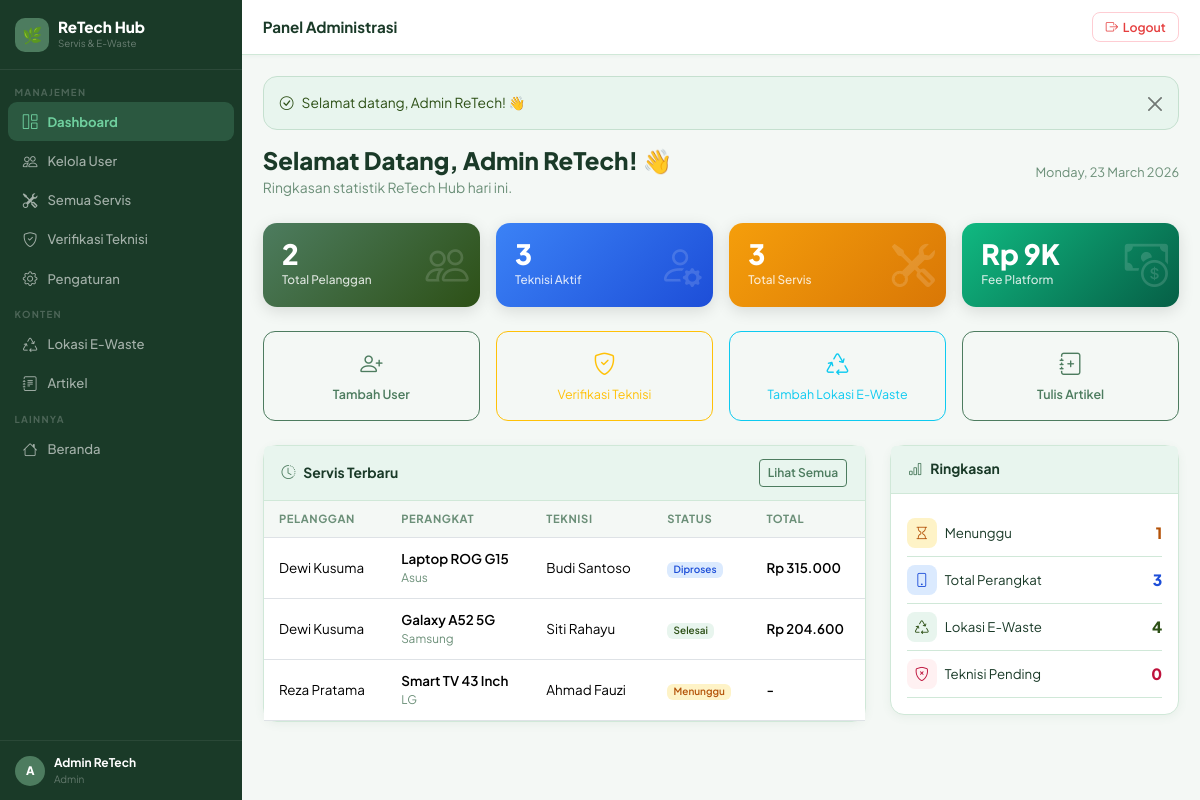
Page /admin/dashboard.php (signed in) on the committed database.
### tables this page shows
CREATE TABLE IF NOT EXISTS users (
    id INT AUTO_INCREMENT PRIMARY KEY,
    name VARCHAR(255) NOT NULL,
    email VARCHAR(255) UNIQUE NOT NULL,
    password VARCHAR(255) NOT NULL,
    role ENUM('user','technician','admin') DEFAULT 'user',
    phone VARCHAR(20) NULL,
    address TEXT NULL,
    latitude DECIMAL(10,7) NULL,    
    longitude DECIMAL(10,7) NULL,
    created_at TIMESTAMP DEFAULT CURRENT_TIMESTAMP,
    updated_at TIMESTAMP DEFAULT CURRENT_TIMESTAMP ON UPDATE CURRENT_TIMESTAMP
);

CREATE TABLE IF NOT EXISTS service_requests (
    id INT AUTO_INCREMENT PRIMARY KEY,
    device_id INT NOT NULL,
    technician_id INT NULL,
    complaint TEXT NOT NULL,
    diagnosis TEXT NULL,
    service_date DATE NOT NULL,
    service_type ENUM('home_visit','bring_in') DEFAULT 'bring_in',
    status ENUM('menunggu','diproses','selesai','tidak_bisa_diperbaiki') DEFAULT 'menunggu',
     
    customer_address TEXT NULL,            
    customer_lat DECIMAL(10,7) NULL,
    customer_lng DECIMAL(10,7) NULL,
    distance_km DECIMAL(6,2) NULL,         
     
    service_cost DECIMAL(10,2) NULL,       
    transport_fee DECIMAL(10,2) DEFAULT 0, 
    app_fee DECIMAL(10,2) DEFAULT 0,       
    total_cost DECIMAL(10,2) NULL,         
    cost DECIMAL(10,2) NULL,               
    notes TEXT NULL,
    payment_method VARCHAR(50) DEFAULT 'COD',
     
    warranty_days INT DEFAULT 0,
    warranty_notes VARCHAR(255) NULL,
    warranty_until DATE NULL,
     
    rating_by_user TINYINT NULL,
    rating_note VARCHAR(255) NULL,
    created_at TIMESTAMP DEFAULT CURRENT_TIMESTAMP,
    updated_at TIMESTAMP DEFAULT CURRENT_TIMESTAMP ON UPDATE CURRENT_TIMESTAMP,
    FOREIGN KEY (device_id) REFERENCES devices(id) ON DELETE CASCADE,
    FOREIGN KEY (technician_id) REFERENCES technicians(id) ON DELETE SET NULL
);

CREATE TABLE IF NOT EXISTS devices (
    id INT AUTO_INCREMENT PRIMARY KEY,
    user_id INT NOT NULL,
    device_name VARCHAR(255) NOT NULL,
    device_type VARCHAR(100) NOT NULL,
    brand VARCHAR(100) NOT NULL,
    purchase_year YEAR NULL,
    description TEXT NULL,
    created_at TIMESTAMP DEFAULT CURRENT_TIMESTAMP,
    updated_at TIMESTAMP DEFAULT CURRENT_TIMESTAMP ON UPDATE CURRENT_TIMESTAMP,
    FOREIGN KEY (user_id) REFERENCES users(id) ON DELETE CASCADE
);

### admin/dashboard.php (the view, shortened to what this page needs)
<?php
require_once __DIR__ . '/../includes/functions.php';
require_once __DIR__ . '/../includes/layout.php';
$pdo = getDB();
$stats = [
    'users'       => $pdo->query("SELECT COUNT(*) FROM users WHERE role='user'")->fetchColumn(),
    'technicians' => $pdo->query("SELECT COUNT(*) FROM technicians WHERE is_verified=1")->fetchColumn(),
    'pending_tech'=> $pdo->query("SELECT COUNT(*) FROM technicians WHERE is_verified=0")->fetchColumn(),
    'services'    => $pdo->query("SELECT COUNT(*) FROM service_requests")->fetchColumn(),
    'pending_srv' => $pdo->query("SELECT COUNT(*) FROM service_requests WHERE status='menunggu'")->fetchColumn(),
    'devices'     => $pdo->query("SELECT COUNT(*) FROM devices")->fetchColumn(),
    'ewaste'      => $pdo->query("SELECT COUNT(*) FROM e_waste_locations")->fetchColumn(),
    'revenue'     => $pdo->query("SELECT COALESCE(SUM(app_fee),0) FROM service_requests WHERE status='selesai'")->fetchColumn(),
];
$recentServices = $pdo->query("
    SELECT sr.*, d.device_name, d.brand, u.name AS customer_name, u2.name AS tech_name
    FROM service_requests sr
    JOIN devices d ON sr.device_id = d.id
    JOIN users u ON d.user_id = u.id
    LEFT JOIN technicians t ON sr.technician_id = t.id
    LEFT JOIN users u2 ON t.user_id = u2.id
    ORDER BY sr.created_at DESC LIMIT 6
")->fetchAll();
pageHeader('Admin Dashboard', 'Panel Administrasi');
?>
<div class="d-flex justify-content-between align-items-center mb-4">
    <div>
        <h4 style="font-weight:800;color:var(--txt);margin-bottom:.15rem;">Selamat Datang, <?= e($pdo->query("SELECT name FROM users WHERE id={$_SESSION['user_id']}")->fetchColumn()) ?>! 👋</h4>
        <p style="color:var(--muted);font-size:.87rem;margin:0;">Ringkasan statistik ReTech Hub hari ini.</p>
    </div>
    <div style="font-size:.8rem;color:var(--muted);"><?= date('l, d F Y') ?></div>
</div>
<div class="row g-3 mb-4">
    <div class="col-6 col-xl-3">
        <div class="stat-card" style="background:linear-gradient(135deg,#4D7C5F,#2D5016)">
            <div class="num"><?= $stats['users'] ?></div>
            <div class="lbl">Total Pelanggan</div>
            <i class="bi bi-people ico"></i>
        </div>
    </div>
    <div class="col-6 col-xl-3">
        <div class="stat-card" style="background:linear-gradient(135deg,#3B82F6,#1D4ED8)">
            <div class="num"><?= $stats['technicians'] ?></div>
            <div class="lbl">Teknisi Aktif</div>
            <i class="bi bi-person-gear ico"></i>
        </div>
    </div>
    <div class="col-6 col-xl-3">
        <div class="stat-card" style="background:linear-gradient(135deg,#F59E0B,#D97706)">
            <div class="num"><?= $stats['services'] ?></div>
            <div class="lbl">Total Servis</div>
            <i class="bi bi-tools ico"></i>
        </div>
    </div>
    <div class="col-6 col-xl-3">
        <div class="stat-card" style="background:linear-gradient(135deg,#10B981,#065F46)">
            <div class="num">Rp <?= number_format($stats['revenue']/1000,0,',','.') ?>K</div>
            <div class="lbl">Fee Platform</div>
            <i class="bi bi-cash-coin ico"></i>
        </div>
    </div>
</div>
<div class="row g-3 mb-4">
    <?php
    $actions = [
        ['admin/users/create.php',        'Tambah User',          'person-plus',   'success'],
        ['admin/technician_verify.php',   'Verifikasi Teknisi',   'shield-check',  'warning'],
        ['admin/ewaste/create.php',        'Tambah Lokasi E-Waste','recycle',       'info'],
        ['admin/articles/create.php',      'Tulis Artikel',        'journal-plus',  'primary'],
    ];
    foreach ($actions as [$url,$lbl,$ico,$col]):
    ?>
    <div class="col-6 col-md-3">
        <a href="<?= BASE_URL ?>/<?= $url ?>" class="btn btn-outline-<?= $col ?> w-100 py-3 d-flex flex-column align-items-center gap-1" style="border-radius:12px;text-decoration:none;">
            <i class="bi bi-<?= $ico ?>" style="font-size:1.4rem;"></i>
            <span style="font-size:.78rem;"><?= $lbl ?></span>
        </a>
    </div>
    <?php endforeach; ?>
</div>
<div class="row g-4">
    <div class="col-lg-8">
        <div class="card">
            <div class="card-header d-flex justify-content-between align-items-center" style="background:var(--sage-lt,#E8F5EE);">
                <span><i class="bi bi-clock-history me-2" style="color:var(--sage,#4D7C5F)"></i>Servis Terbaru</span>
                <a href="<?= BASE_URL ?>/admin/services.php" class="btn btn-sm btn-outline-success" style="font-size:.75rem;">Lihat Semua</a>
            </div>
            <div class="table-responsive">
                <table class="table mb-0">
                    <thead>
                        <tr><th>Pelanggan</th><th>Perangkat</th><th>Teknisi</th><th>Status</th><th>Total</th></tr>
                    </thead>
                    <tbody>
                    <?php if (empty($recentServices)): ?>
                        <tr><td colspan="5" class="text-center py-3" style="color:var(--muted,#6B8F78);">Belum ada data servis.</td></tr>
                    <?php else: foreach ($recentServices as $s): ?>
                        <tr>
                            <td style="font-size:.84rem;"><?= e($s['customer_name'] ?? '-') ?></td>
                            <td>
                                <div style="font-size:.84rem;font-weight:600;"><?= e($s['device_name'] ?? '-') ?></div>
                                <div style="font-size:.74rem;color:var(--muted,#6B8F78);"><?= e($s['brand'] ?? '') ?></div>
                            </td>
                            <td style="font-size:.84rem;"><?= e($s['tech_name'] ?? '-') ?></td>
                            <td><span class="badge bg-<?= statusBadge($s['status']) ?>"><?= statusLabel($s['status']) ?></span></td>
                            <td style="font-size:.83rem;font-weight:600;">
                                <?= $s['total_cost'] ? rupiah($s['total_cost']) : '-' ?>
                            </td>
                        </tr>
                    <?php endforeach; endif; ?>
                    </tbody>
                </table>
            </div>
        </div>
    </div>
    <div class="col-lg-4">
        <div class="card mb-3">
            <div class="card-header" style="background:var(--sage-lt,#E8F5EE);">
                <i class="bi bi-bar-chart me-2" style="color:var(--sage,#4D7C5F)"></i>Ringkasan
            </div>
            <div class="card-body p-3">
                <?php
                $miniStats = [
                    ['bi-hourglass','Menunggu',           $stats['pending_srv'], '#FEF3C7','#B45309'],
                    ['bi-phone',   'Total Perangkat',      $stats['devices'],     '#DBEAFE','#1D4ED8'],
                    ['bi-recycle', 'Lokasi E-Waste',       $stats['ewaste'],      '#E8F5EE','#2D5016'],
                    ['bi-shield-x','Teknisi Pending',      $stats['pending_tech'],'#FFF1F2','#BE123C'],
                ];
                foreach ($miniStats as [$ico,$lbl,$val,$bg,$clr]):
                ?>
                <div class="d-flex align-items-center justify-content-between py-2" style="border-bottom:1px solid var(--border,#D0E8D8);">
                    <div class="d-flex align-items-center gap-2">
                        <div style="width:30px;height:30px;background:<?= $bg ?>;border-radius:8px;display:flex;align-items:center;justify-content:center;">
                            <i class="bi <?= $ico ?>" style="color:<?= $clr ?>;font-size:.88rem;"></i>
                        </div>
                        <span style="font-size:.83rem;color:var(--txt,#1A3A28);"><?= $lbl ?></span>
                    </div>
                    <span style="font-weight:800;color:<?= $clr ?>;font-size:.97rem;"><?= $val ?></span>
                </div>
                <?php endforeach; ?>
            </div>
        </div>
    </div>
</div>
<?php pageFooter(); ?>

### includes/layout.php (shortened to what this page needs)
<?php
function pageHeader(string $title = 'Dashboard', string $pageTitle = ''): void {
    $user   = currentUser();
    $role   = $_SESSION['user_role'] ?? '';
    $active = $_SERVER['PHP_SELF'];
    $base   = BASE_URL;
?>
<!DOCTYPE html>
<html lang="id">
<head>
    <link href="https://cdn.jsdelivr.net/npm/bootstrap@5.3.2/dist/css/bootstrap.min.css" rel="stylesheet">
    <link href="https://cdn.jsdelivr.net/npm/bootstrap-icons@1.11.3/font/bootstrap-icons.min.css" rel="stylesheet">
</head>
<body>
<aside class="sidebar" id="sidebar">
    <div class="sb-brand">
        <div class="lbox">🌿</div>
        <div>
            <div class="bname">ReTech Hub</div>
            <div class="bsub">Servis &amp; E-Waste</div>
        </div>
    </div>
    <nav class="sb-nav">
        <?php if ($role === 'admin'): ?>
            <div class="sb-sec">Manajemen</div>
            <a href="<?= $base ?>/admin/dashboard.php" <?= str_contains($active,'admin/dashboard') ? 'class="active"' : '' ?>><i class="bi bi-grid-1x2"></i> Dashboard</a>
            <a href="<?= $base ?>/admin/users/index.php" <?= str_contains($active,'admin/users') ? 'class="active"' : '' ?>><i class="bi bi-people"></i> Kelola User</a>
            <a href="<?= $base ?>/admin/services.php" <?= str_contains($active,'admin/services') ? 'class="active"' : '' ?>><i class="bi bi-tools"></i> Semua Servis</a>
            <a href="<?= $base ?>/admin/technician_verify.php" <?= str_contains($active,'technician_verify') ? 'class="active"' : '' ?>><i class="bi bi-shield-check"></i> Verifikasi Teknisi</a>
            <a href="<?= $base ?>/admin/settings.php" <?= str_contains($active,'admin/settings') ? 'class="active"' : '' ?>><i class="bi bi-gear"></i> Pengaturan</a>
            <div class="sb-sec">Konten</div>
            <a href="<?= $base ?>/admin/ewaste/index.php" <?= str_contains($active,'admin/ewaste') ? 'class="active"' : '' ?>><i class="bi bi-recycle"></i> Lokasi E-Waste</a>
            <a href="<?= $base ?>/admin/articles/index.php" <?= str_contains($active,'admin/articles') ? 'class="active"' : '' ?>><i class="bi bi-journal-text"></i> Artikel</a>
        <?php endif; ?>
        <div class="sb-sec">Lainnya</div>
        <a href="<?= $base ?>/index.php"><i class="bi bi-house"></i> Beranda</a>
    </nav>
    <?php if ($user): ?>
    <div class="sb-user">
        <div class="av"><?= strtoupper(substr($user['name'] ?? 'U', 0, 1)) ?></div>
        <div>
            <div class="un"><?= htmlspecialchars($user['name'] ?? '') ?></div>
            <div class="ur"><?= ucfirst($role) ?></div>
        </div>
    </div>
    <?php endif; ?>
</aside>
<div class="main">
    <div class="topbar">
        <div class="d-flex align-items-center gap-2">
            <span class="ptitle"><?= htmlspecialchars($pageTitle ?: $title) ?></span>
        </div>
        <form method="POST" action="<?= $base ?>/logout.php" class="m-0">
            <button type="submit" class="btn-lo">
                <i class="bi bi-box-arrow-right"></i> Logout
            </button>
        </form>
    </div>
    <div class="page-body">
<?php
}
function pageFooter(): void {
    echo '</div></div>';
    echo '</body></html>';
}

### rows in the picture
users: name "A", name "Admin ReTech"
service_requests: users.name "Dewi Kusuma", device.device_name "Laptop ROG G15", device.brand "Asus", users.name "Budi Santoso", status "Diproses", total_cost "Rp 315.000"
service_requests: users.name "Dewi Kusuma", device.device_name "Galaxy A52 5G", device.brand "Samsung", users.name "Siti Rahayu", status "Selesai", total_cost "Rp 204.600"
service_requests: users.name "Reza Pratama", device.device_name "Smart TV 43 Inch", device.brand "LG", users.name "Ahmad Fauzi", status "Menunggu"

### other values in the picture
$role "Admin"
$pageTitle ?: $title "Panel Administrasi"
$flash['msg'] "Selamat datang, Admin ReTech! 👋"
$stats['users'] "2"
$stats['technicians'] "3"
$stats['services'] "3"
$stats['revenue']/1000 "9"
$lbl "Tambah User"
$lbl "Verifikasi Teknisi"
$lbl "Tambah Lokasi E-Waste"
$lbl "Tulis Artikel"
$lbl "Menunggu"
$val "1"
$lbl "Total Perangkat"
$val "3"
